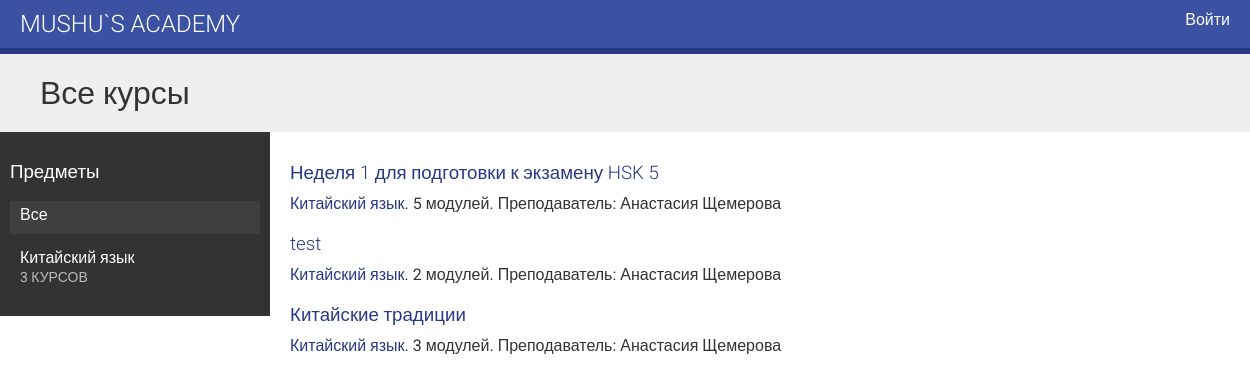
Before: / with the older database file.
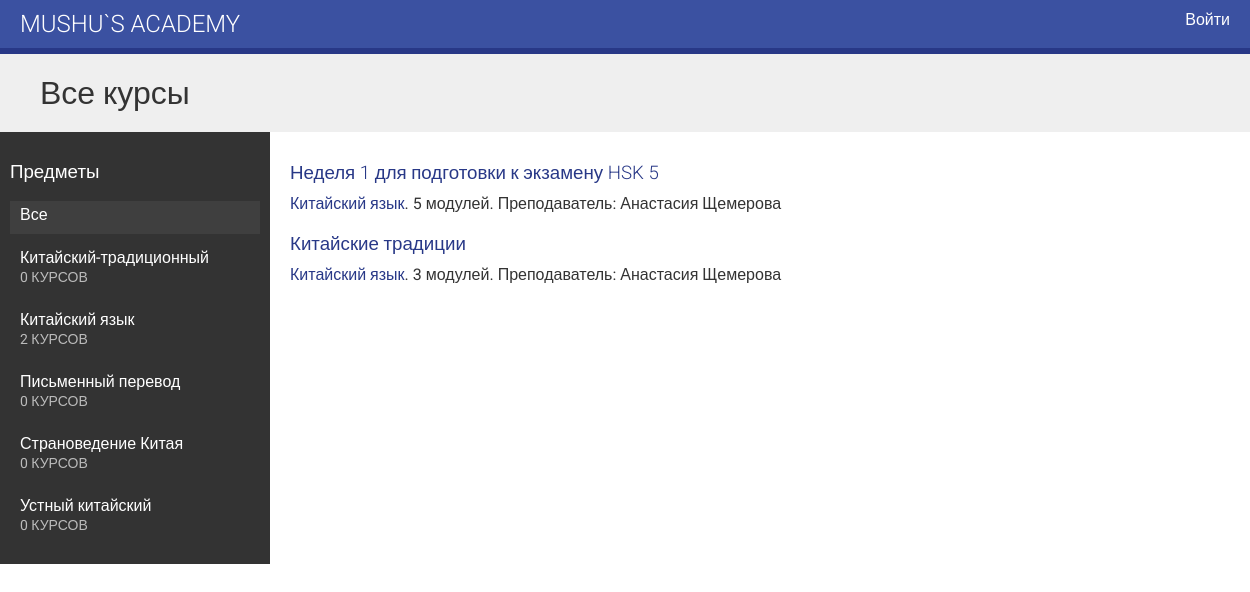
After: the same page with the newer database file.
### courses/models.py (models this page shows, shortened)
class Subject(models.Model):
    title = models.CharField(max_length=200)
    slug = models.SlugField(max_length=200, unique=True)
    class Meta:
        ordering = ['title']
    def __str__(self):
        return self.title

class Course(models.Model):
    students = models.ManyToManyField(User,
                                      related_name='courses_joined',
                                      blank=True)
    owner = models.ForeignKey(User,
                              related_name='courses_created',
                              on_delete=models.CASCADE)
    subject = models.ForeignKey(Subject,
                                related_name='courses',
                                on_delete=models.CASCADE)
    title = models.CharField(max_length=200)
    slug = models.SlugField(max_length=200, unique=True)
    overview = models.TextField()
    created = models.DateTimeField(auto_now_add=True)
    class Meta:
        ordering = ['-created']

### courses/views.py (the view)
# urls.py: path('', CourseListView.as_view(), name='course_list'),
class CourseListView(TemplateResponseMixin, View):
    model = Course
    template_name = 'courses/course/list.html'
    def get(self, request, subject=None):
        subjects = Subject.objects.annotate(total_courses=Count('courses'))
        courses = Course.objects.annotate(total_modules=Count('modules'))
        if subject:
            subject = get_object_or_404(Subject, slug=subject)
            courses = courses.filter(subject=subject)
        return self.render_to_response({'subjects': subjects, 'subject': subject, 'courses': courses})

### courses/templates/courses/course/list.html (shortened to what this page needs)
{% extends "base.html" %}
{% block content %}
  <h1>
    {% if subject %}
      {{ subject.title }}
    {% else %}
      Все курсы
    {% endif %}
  </h1>
  <div class="contents">
    <h3>Предметы</h3>
    <ul id="modules">
      <li {% if not subject %}class="selected"{% endif %}>
        <a href="{% url "course_list" %}">Все</a>
      </li>
      {% for s in subjects %}
        <li {% if subject == s %}class="selected"{% endif %}>
          <a href="{% url "course_list_subject" s.slug %}">
            {{ s.title }}
            <br>
            <span>{{ s.total_courses }} курс{{ s.total_courses|pluralize:'ов' }}</span>
          </a>
        </li>
      {% endfor %}
    </ul>
  </div>
  <div class="module">
    {% for course in courses %}
      {% with subject=course.subject %}
        <h3>
          <a href="{% url "course_detail" course.slug %}">
            {{ course.title }}
          </a>
        </h3>
        <p>
          <a href="{% url "course_list_subject" subject.slug %}">{{ subject }}</a>.
            {{ course.total_modules }} модулей.
            Преподаватель: {{ course.owner.get_full_name }}
        </p>
      {% endwith %}
    {% endfor %}
  </div>
{% endblock %}

Changed rows visible on the page:
removed Course: title "test", subject "Китайский язык", total_modules "2", owner.get_full_name "Анастасия Щемерова"
added Subject: title "Китайский-традиционный", total_courses "0"
computed for Subject "Китайский язык": total_courses "3" → "2"
added Subject: title "Письменный перевод", total_courses "0"
added Subject: title "Страноведение Китая", total_courses "0"
added Subject: title "Устный китайский", total_courses "0"
